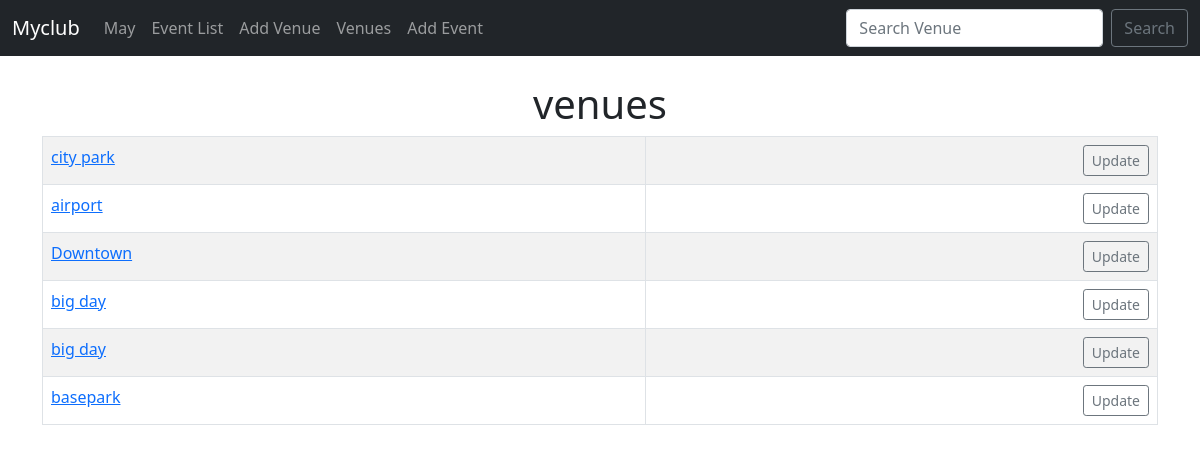
The app's page /list_venue with its own data.
### events/models.py (models this page shows)
class Venue(models.Model):
    name =models.CharField('Venue Name',max_length=120)
    address = models.CharField(max_length=300)
    zip_code = models.CharField('Zip Code',max_length=15)
    phone = models.CharField('Contact Phone',max_length=20,blank=True)
    web = models.URLField('Website Address',blank=True)
    email_adress = models.EmailField('Email Address',blank=True)
    def __str__(self):
        return self.name

### events/views.py (the view)
# urls.py: path('list_venue',views.list_venue,name='list-venue'),
def list_venue(request):
    venue_list = Venue.objects.all()
    return render (request,'events/venue.html',{'venue_list':venue_list})

### templates/events/venue.html
{% extends 'events/base.html' %}
{% block content %}
<center>
<h1>venues</h1>
<table class="table table-striped table-hoveer table-bordered">
{% for venue in venue_list %}
<tr>
    <td>
        <a href="{% url 'show-venue' venue.id %}"> {{venue}} </a> <br>
    </td>
    <td align="right">
       <a href="{% url 'update-venue' venue.id %}" class="btn btn-outline-secondary btn-sm"> Update </a>
    </td>
</tr>
{% endfor %}
</table>
</center>
{% endblock %}

### records on screen
Venue: name "city park"
Venue: name "airport"
Venue: name "Downtown"
Venue: name "big day"
Venue: name "big day"
Venue: name "basepark"
